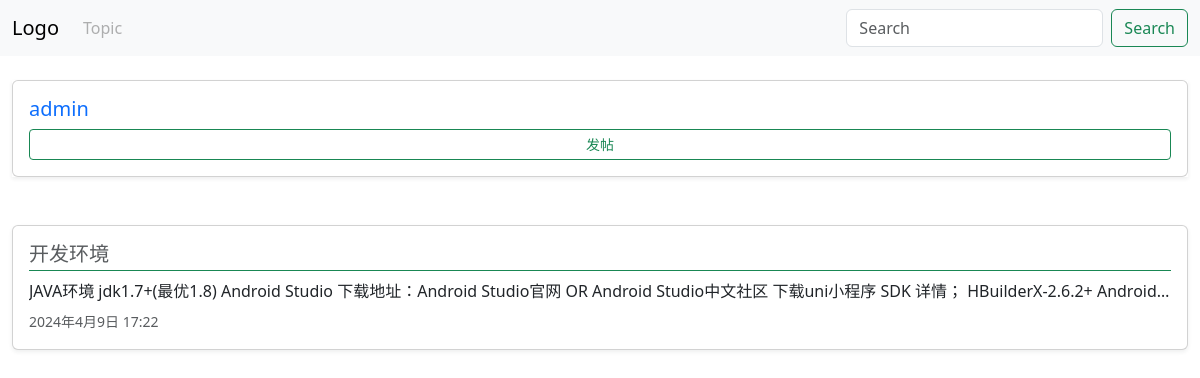
/user/7 (signed in), run on the app's committed database.
### posts/models.py (models this page shows)
class Posts(models.Model):
    title = models.CharField(max_length=50)
    content = models.TextField()
    date = models.DateTimeField(auto_now_add=True)
    topic = models.ForeignKey(Topics, on_delete=models.CASCADE)
    by = models.ForeignKey(User, on_delete=models.CASCADE)

### posts/views.py (the view)
# urls.py: path('user/<int:by_id>', views.user, name='user'),
def user(request, by_id):
    posts = Posts.objects.filter(by=by_id).order_by('-date')
    return render(request, 'posts/user.html', {'posts': posts})

### posts/templates/posts/user.html (shortened to what this page needs)
{% extends './base.html' %}
{% block header %}
    {% include './header.html' %}
{% endblock %}
{% block content %}
    <br>
    {% include './user-card.html' %}
    <br>
    <br>
    {% for post in posts %}
        <a href="{% url 'posts:detail' post.id %}" class="text-decoration-none">
            <div class="card mb-4 shadow-sm">
                <div class="card-body">
                    <div class="row">
                        <div class="col-12">
                            <h5 class="text-body-secondary border-bottom border-success pb-1">{{ post.title }}</h5>
                            <div class="text-dark d-inline-block text-truncate w-100">
                                {{ post.content }}
                            </div>
                            <small class="text-muted">{{ post.date }}</small>
                        </div>
                    </div>
                </div>
            </div>
        </a>
    {% endfor %}
{% endblock %}

### data on the page
Posts: title "开发环境", content "JAVA环境 jdk1.7+(最优1.8) Android Studio 下载地址：Android Studio官网 OR Android Studio中文社区 下载uni小程序 SDK 详情； HBuilderX-2.6.2+ Android…", date "2024年4月9日 17:22"

### other printed values
{{ request.session.username }} "admin"
